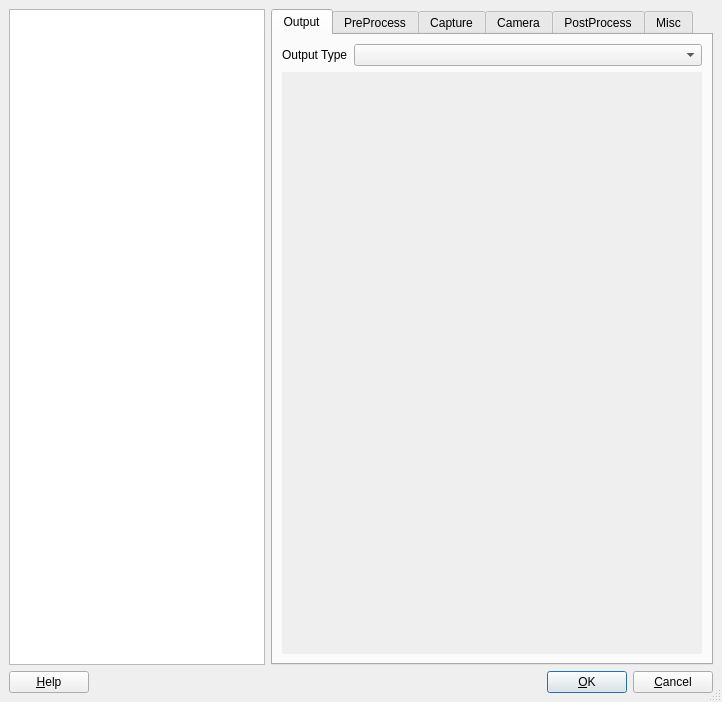
<ui version="4.0" >
 <author></author>
 <comment></comment>
 <exportmacro></exportmacro>
 <class>ConfigureEnvironments</class>
 <widget class="QDialog" name="ConfigureEnvironments" >
  <property name="geometry" >
   <rect>
    <x>0</x>
    <y>0</y>
    <width>722</width>
    <height>702</height>
   </rect>
  </property>
  <property name="windowTitle" >
   <string>Configure Environments</string>
  </property>
  <property name="sizeGripEnabled" >
   <bool>true</bool>
  </property>
  <layout class="QGridLayout" >
   <property name="margin" >
    <number>9</number>
   </property>
   <property name="spacing" >
    <number>6</number>
   </property>
   <item row="0" column="1" >
    <widget class="QTabWidget" name="envDetailTabs" >
     <property name="enabled" >
      <bool>true</bool>
     </property>
     <property name="currentIndex" >
      <number>0</number>
     </property>
     <widget class="QWidget" name="OutputTab" >
      <attribute name="title" >
       <string>Output</string>
      </attribute>
      <layout class="QGridLayout" >
       <property name="margin" >
        <number>9</number>
       </property>
       <property name="spacing" >
        <number>6</number>
       </property>
       <item row="0" column="0" >
        <widget class="QLabel" name="textOutput" >
         <property name="text" >
          <string>Output Type</string>
         </property>
         <property name="buddy" >
          <cstring>OutputType</cstring>
         </property>
        </widget>
       </item>
       <item row="0" column="1" >
        <widget class="QComboBox" name="OutputType" >
         <property name="sizePolicy" >
          <sizepolicy>
           <hsizetype>7</hsizetype>
           <vsizetype>0</vsizetype>
           <horstretch>0</horstretch>
           <verstretch>0</verstretch>
          </sizepolicy>
         </property>
        </widget>
       </item>
       <item row="1" column="0" colspan="2" >
        <widget class="QScrollArea" name="frameOutput" >
         <property name="frameShape" >
          <enum>QFrame::NoFrame</enum>
         </property>
         <property name="frameShadow" >
          <enum>QFrame::Plain</enum>
         </property>
        </widget>
       </item>
      </layout>
     </widget>
     <widget class="QWidget" name="PreProcessTab" >
      <attribute name="title" >
       <string>PreProcess</string>
      </attribute>
      <layout class="QGridLayout" >
       <property name="margin" >
        <number>9</number>
       </property>
       <property name="spacing" >
        <number>6</number>
       </property>
       <item row="1" column="0" >
        <widget class="QListWidget" name="listPreProcess" >
         <property name="sizePolicy" >
          <sizepolicy>
           <hsizetype>5</hsizetype>
           <vsizetype>7</vsizetype>
           <horstretch>0</horstretch>
           <verstretch>0</verstretch>
          </sizepolicy>
         </property>
         <property name="contextMenuPolicy" >
          <enum>Qt::CustomContextMenu</enum>
         </property>
        </widget>
       </item>
       <item row="0" column="2" >
        <widget class="QPushButton" name="buttonAddPreProcess" >
         <property name="text" >
          <string>Add</string>
         </property>
        </widget>
       </item>
       <item row="0" column="1" >
        <widget class="QComboBox" name="PreProcessType" >
         <property name="sizePolicy" >
          <sizepolicy>
           <hsizetype>7</hsizetype>
           <vsizetype>0</vsizetype>
           <horstretch>0</horstretch>
           <verstretch>0</verstretch>
          </sizepolicy>
         </property>
        </widget>
       </item>
       <item row="0" column="0" >
        <widget class="QLabel" name="textPreProcess" >
         <property name="text" >
          <string>Preprocess Type</string>
         </property>
        </widget>
       </item>
       <item row="1" column="1" colspan="2" >
        <widget class="QScrollArea" name="framePreProcess" >
         <property name="frameShape" >
          <enum>QFrame::StyledPanel</enum>
         </property>
         <property name="frameShadow" >
          <enum>QFrame::Raised</enum>
         </property>
        </widget>
       </item>
      </layout>
     </widget>
     <widget class="QWidget" name="CaptureTab" >
      <attribute name="title" >
       <string>Capture</string>
      </attribute>
      <layout class="QGridLayout" >
       <property name="margin" >
        <number>9</number>
       </property>
       <property name="spacing" >
        <number>6</number>
       </property>
       <item row="1" column="0" colspan="2" >
        <widget class="QScrollArea" name="frameCapture" >
         <property name="frameShape" >
          <enum>QFrame::NoFrame</enum>
         </property>
         <property name="frameShadow" >
          <enum>QFrame::Plain</enum>
         </property>
         <property name="lineWidth" >
          <number>0</number>
         </property>
        </widget>
       </item>
       <item row="0" column="1" >
        <widget class="QComboBox" name="CaptureType" >
         <property name="sizePolicy" >
          <sizepolicy>
           <hsizetype>7</hsizetype>
           <vsizetype>0</vsizetype>
           <horstretch>0</horstretch>
           <verstretch>0</verstretch>
          </sizepolicy>
         </property>
        </widget>
       </item>
       <item row="0" column="0" >
        <widget class="QLabel" name="textCapture" >
         <property name="text" >
          <string>Capture Type</string>
         </property>
        </widget>
       </item>
      </layout>
     </widget>
     <widget class="QWidget" name="CameraTab" >
      <attribute name="title" >
       <string>Camera</string>
      </attribute>
      <layout class="QGridLayout" >
       <property name="margin" >
        <number>9</number>
       </property>
       <property name="spacing" >
        <number>6</number>
       </property>
       <item row="1" column="0" colspan="2" >
        <widget class="QScrollArea" name="frameCamera" >
         <property name="frameShape" >
          <enum>QFrame::NoFrame</enum>
         </property>
         <property name="frameShadow" >
          <enum>QFrame::Raised</enum>
         </property>
        </widget>
       </item>
       <item row="0" column="1" >
        <widget class="QComboBox" name="CameraType" >
         <property name="sizePolicy" >
          <sizepolicy>
           <hsizetype>7</hsizetype>
           <vsizetype>0</vsizetype>
           <horstretch>0</horstretch>
           <verstretch>0</verstretch>
          </sizepolicy>
         </property>
        </widget>
       </item>
       <item row="0" column="0" >
        <widget class="QLabel" name="textCamera" >
         <property name="text" >
          <string>Camera Type</string>
         </property>
        </widget>
       </item>
      </layout>
     </widget>
     <widget class="QWidget" name="PostProcessTab" >
      <attribute name="title" >
       <string>PostProcess</string>
      </attribute>
      <layout class="QGridLayout" >
       <property name="margin" >
        <number>0</number>
       </property>
       <property name="spacing" >
        <number>6</number>
       </property>
       <item row="0" column="1" >
        <widget class="QComboBox" name="SecondaryType" >
         <property name="sizePolicy" >
          <sizepolicy>
           <hsizetype>7</hsizetype>
           <vsizetype>0</vsizetype>
           <horstretch>0</horstretch>
           <verstretch>0</verstretch>
          </sizepolicy>
         </property>
        </widget>
       </item>
       <item row="1" column="0" >
        <widget class="QListWidget" name="listSecondary" >
         <property name="sizePolicy" >
          <sizepolicy>
           <hsizetype>5</hsizetype>
           <vsizetype>7</vsizetype>
           <horstretch>0</horstretch>
           <verstretch>0</verstretch>
          </sizepolicy>
         </property>
         <property name="contextMenuPolicy" >
          <enum>Qt::CustomContextMenu</enum>
         </property>
        </widget>
       </item>
       <item row="0" column="2" >
        <widget class="QPushButton" name="buttonAddSecondary" >
         <property name="text" >
          <string>Add</string>
         </property>
        </widget>
       </item>
       <item row="0" column="0" >
        <widget class="QLabel" name="textSecondary" >
         <property name="text" >
          <string>Preprocess Type</string>
         </property>
        </widget>
       </item>
       <item row="1" column="1" colspan="2" >
        <widget class="QScrollArea" name="frameSecondary" >
         <property name="frameShape" >
          <enum>QFrame::StyledPanel</enum>
         </property>
         <property name="frameShadow" >
          <enum>QFrame::Raised</enum>
         </property>
        </widget>
       </item>
      </layout>
     </widget>
     <widget class="QWidget" name="MiscTab" >
      <attribute name="title" >
       <string>Misc</string>
      </attribute>
      <layout class="QGridLayout" >
       <property name="margin" >
        <number>9</number>
       </property>
       <property name="spacing" >
        <number>6</number>
       </property>
       <item row="0" column="0" >
        <widget class="QLabel" name="textMisc" >
         <property name="text" >
          <string>Object Type</string>
         </property>
        </widget>
       </item>
       <item row="1" column="0" >
        <widget class="QListWidget" name="listMisc" >
         <property name="sizePolicy" >
          <sizepolicy>
           <hsizetype>5</hsizetype>
           <vsizetype>7</vsizetype>
           <horstretch>0</horstretch>
           <verstretch>0</verstretch>
          </sizepolicy>
         </property>
         <property name="contextMenuPolicy" >
          <enum>Qt::CustomContextMenu</enum>
         </property>
        </widget>
       </item>
       <item row="0" column="1" >
        <widget class="QComboBox" name="MiscType" >
         <property name="sizePolicy" >
          <sizepolicy>
           <hsizetype>7</hsizetype>
           <vsizetype>0</vsizetype>
           <horstretch>0</horstretch>
           <verstretch>0</verstretch>
          </sizepolicy>
         </property>
        </widget>
       </item>
       <item row="0" column="2" >
        <widget class="QPushButton" name="buttonAddMisc" >
         <property name="text" >
          <string>Add</string>
         </property>
        </widget>
       </item>
       <item row="1" column="1" colspan="2" >
        <widget class="QScrollArea" name="frameMisc" >
         <property name="frameShape" >
          <enum>QFrame::StyledPanel</enum>
         </property>
         <property name="frameShadow" >
          <enum>QFrame::Raised</enum>
         </property>
        </widget>
       </item>
      </layout>
     </widget>
    </widget>
   </item>
   <item row="0" column="0" >
    <widget class="QListWidget" name="listEnvironments" >
     <property name="sizePolicy" >
      <sizepolicy>
       <hsizetype>0</hsizetype>
       <vsizetype>7</vsizetype>
       <horstretch>0</horstretch>
       <verstretch>0</verstretch>
      </sizepolicy>
     </property>
     <property name="contextMenuPolicy" >
      <enum>Qt::CustomContextMenu</enum>
     </property>
    </widget>
   </item>
   <item row="1" column="0" colspan="2" >
    <layout class="QHBoxLayout" >
     <property name="margin" >
      <number>0</number>
     </property>
     <property name="spacing" >
      <number>6</number>
     </property>
     <item>
      <widget class="QPushButton" name="buttonHelp" >
       <property name="text" >
        <string>&amp;Help</string>
       </property>
       <property name="shortcut" >
        <string>F1</string>
       </property>
       <property name="autoDefault" >
        <bool>true</bool>
       </property>
      </widget>
     </item>
     <item>
      <spacer>
       <property name="orientation" >
        <enum>Qt::Horizontal</enum>
       </property>
       <property name="sizeType" >
        <enum>QSizePolicy::Expanding</enum>
       </property>
       <property name="sizeHint" >
        <size>
         <width>20</width>
         <height>20</height>
        </size>
       </property>
      </spacer>
     </item>
     <item>
      <widget class="QPushButton" name="buttonOk" >
       <property name="text" >
        <string>&amp;OK</string>
       </property>
       <property name="shortcut" >
        <string/>
       </property>
       <property name="autoDefault" >
        <bool>true</bool>
       </property>
       <property name="default" >
        <bool>true</bool>
       </property>
      </widget>
     </item>
     <item>
      <widget class="QPushButton" name="buttonCancel" >
       <property name="text" >
        <string>&amp;Cancel</string>
       </property>
       <property name="shortcut" >
        <string/>
       </property>
       <property name="autoDefault" >
        <bool>true</bool>
       </property>
      </widget>
     </item>
    </layout>
   </item>
  </layout>
 </widget>
 <layoutdefault spacing="6" margin="11" />
 <pixmapfunction>qPixmapFromMimeSource</pixmapfunction>
 <customwidgets>
  <customwidget>
   <class>QScrollArea</class>
   <extends>QFrame</extends>
   <header>QScrollArea</header>
   <container>0</container>
   <pixmap></pixmap>
  </customwidget>
 </customwidgets>
 <resources/>
 <connections>
  <connection>
   <sender>buttonOk</sender>
   <signal>clicked()</signal>
   <receiver>ConfigureEnvironments</receiver>
   <slot>accept()</slot>
   <hints>
    <hint type="sourcelabel" >
     <x>679</x>
     <y>648</y>
    </hint>
    <hint type="destinationlabel" >
     <x>489</x>
     <y>640</y>
    </hint>
   </hints>
  </connection>
  <connection>
   <sender>buttonCancel</sender>
   <signal>clicked()</signal>
   <receiver>ConfigureEnvironments</receiver>
   <slot>reject()</slot>
   <hints>
    <hint type="sourcelabel" >
     <x>783</x>
     <y>645</y>
    </hint>
    <hint type="destinationlabel" >
     <x>543</x>
     <y>645</y>
    </hint>
   </hints>
  </connection>
 </connections>
</ui>
